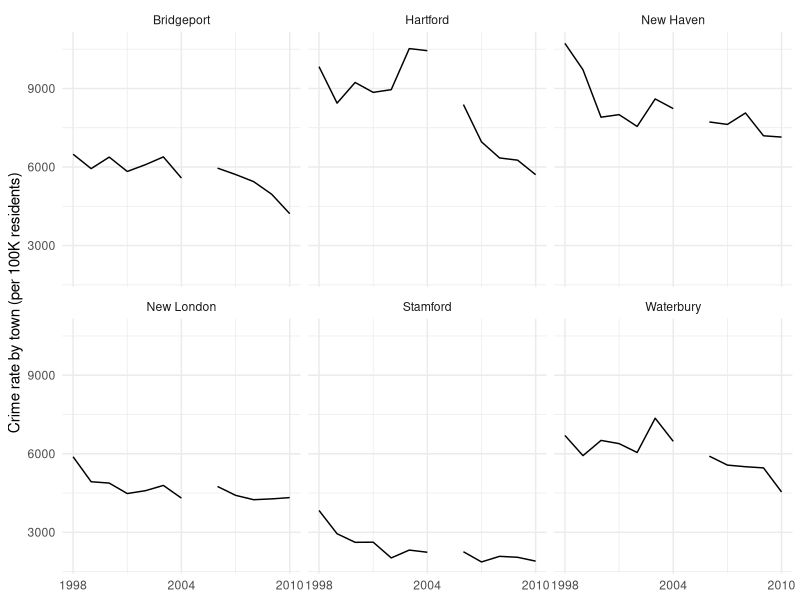

Generate this figure with R: (Note: this script raises an error after producing the figure.)
## ---- chunk 1
totalcrime <- read.csv("totalcrime.csv")
library(ggplot2)
ggplot(data = subset(totalcrime, Town %in% c("Bridgeport","Hartford","New Haven","New London","Stamford","Waterbury")), 
       aes(x = Year, y = Total.crime.Rate)) + 
  geom_line(aes(group = Town)) +
  labs(x = NULL, y = "Crime rate by town (per 100K residents)") +
  scale_x_continuous(breaks = c(1998,2004,2010)) + 
  theme_minimal() + 
  facet_wrap(~ Town)
## ---- chunk 2
totalcrime <- subset(totalcrime, totalcrime$Town %in% levels(towns$Town))
totalcrime$Town <- factor(totalcrime$Town)
ggplot(data = totalcrime, aes(x = Year, y = Total.crime.Rate)) + 
  geom_line(aes(group = Town)) +
  labs(x = NULL, y = "Crime rate by town (per 100K residents)") +
  scale_x_continuous(breaks = c(1998,2004,2010)) + 
  theme_minimal() + 
  facet_wrap(~ Town, ncol = 4)
## ---- chunk 3
totalcrime_avg <- ddply(subset(totalcrime, Year > 2005), .(Town), summarise, 
                    Total.crime.Rate = weighted.mean(Total.crime.Rate, Total.estimated.population..Number, na.rm = TRUE))
totalcrime_avg$Town <- reorder(totalcrime_avg$Town, totalcrime_avg$Total.crime.Rate)
ggplot(data = totalcrime_avg, aes(x = Total.crime.Rate, y = Town)) + 
  geom_point() +
  labs(y = NULL, x = "Crime rate by town (per 100K residents)") +
  theme_minimal()
## ---- chunk 4
totalcrime_avg <- ddply(totalcrime, .(Year), summarise, 
                    Total.crime.Rate = weighted.mean(Total.crime.Rate, Total.estimated.population..Number))
ggplot(data = totalcrime_avg, aes(x = Year, y = Total.crime.Rate)) + 
  geom_line(aes(group = "")) +
  ylim(0,6000) + 
  labs(x = NULL, y = "Crime rate by town (per 100K residents)") +
  theme_minimal()
## ---- chunk 5
violentcrime_avg <- read.csv("violentcrime.csv")
violentcrime_avg <- ddply(subset(violentcrime_avg, Year > 2005), .(Town), summarise, 
                    Total.violent.crime.Rate = 
                            weighted.mean(Total.violent.crime.Rate, 
                                          Total.estimated.population..Number, 
                                          na.rm = TRUE))
violentcrime_avg$Town <- reorder(violentcrime_avg$Town, 
                                 violentcrime_avg$Total.violent.crime.Rate)
ggplot(data = subset(violentcrime_avg, Town %in% c("Bridgeport","Hartford","New Haven","New London","Stamford","Waterbury")), 
       aes(x = Total.violent.crime.Rate, y = Town)) + 
  geom_point() +
  labs(y = NULL, x = "5-year average violent crime rate by town (per 100K residents)") +
  theme_minimal()
## ---- chunk 6
ggplot(data = subset(violentcrime_avg, Town %in% levels(towns$Town)), 
       aes(x = Total.violent.crime.Rate, y = Town)) + 
  geom_point() +
  labs(y = NULL, x = "5-year average violent crime rate by town (per 100K residents)") +
  theme_minimal()
## ---- chunk 7
propertycrime_avg <- read.csv("propertycrime.csv")
propertycrime_avg <- ddply(subset(propertycrime_avg, Year > 2005), .(Town), summarise, 
                    Total.property.crime.Rate = 
                            weighted.mean(Total.property.crime.Rate, 
                                          Total.estimated.population..Number, 
                                          na.rm = TRUE))
propertycrime_avg$Town <- reorder(propertycrime_avg$Town, 
                                 propertycrime_avg$Total.property.crime.Rate)
ggplot(data = subset(propertycrime_avg, Town %in% c("Bridgeport","Hartford","New Haven","New London","Stamford","Waterbury")), 
       aes(x = Total.property.crime.Rate, y = Town)) + 
  geom_point() +
  labs(y = NULL, x = "5-year average property crime rate by town (per 100K residents)") +
  theme_minimal()
## ---- chunk 8
ggplot(data = subset(propertycrime_avg, Town %in% levels(towns$Town)), 
       aes(x = Total.property.crime.Rate, y = Town)) + 
  geom_point() +
  labs(y = NULL, x = "5-year average property crime rate by town (per 100K residents)") +
  theme_minimal()
## ---- chunk 9
juvenilecrime_avg <- read.csv("juvenilecrime.csv")
juvenilecrime_avg <- ddply(subset(juvenilecrime_avg, Year > 2005), .(Town),summarise, Juvenile.arrests.Rate = 
                            weighted.mean(Juvenile.arrests.Rate, 
                                          Total.population..10.to.17.years..Number, 
                                          na.rm = TRUE))
juvenilecrime_avg$Town <- reorder(juvenilecrime_avg$Town, 
                                 juvenilecrime_avg$Juvenile.arrests.Rate)
ggplot(data = subset(juvenilecrime_avg, Town %in% c("Bridgeport","Hartford","New Haven","New London","Stamford","Waterbury")), 
       aes(x = Juvenile.arrests.Rate  , y = Town)) + 
  geom_point() +
  labs(y = NULL, x = "5-year average juvenile arrest rate by town (per 100K residents)") +
  theme_minimal()
## ---- chunk 10
ggplot(data = subset(juvenilecrime_avg, Town %in% levels(towns$Town)), 
       aes(x = Juvenile.arrests.Rate, y = Town)) + 
  geom_point() +
  labs(y = NULL, x = "5-year average juvenile crime rate by town (per 100K residents)") +
  theme_minimal()
## ---- chunk 11
juvenilecrime_avg <- read.csv("juvenilecrime.csv")
ggplot(data = subset(juvenilecrime_avg, Town == "Manchester"), 
       aes(y = Juvenile.arrests.Rate, x = Year)) + 
  geom_line() +
  ylim(0,25000) + 
  labs(y = NULL, x = "Juvenile crime rate for Manchester (per 100K residents)") +
  theme_minimal()
